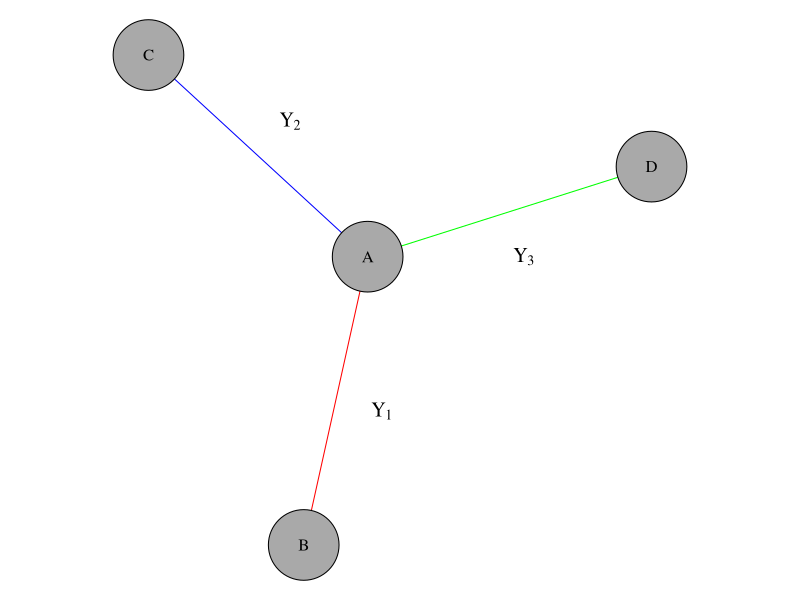
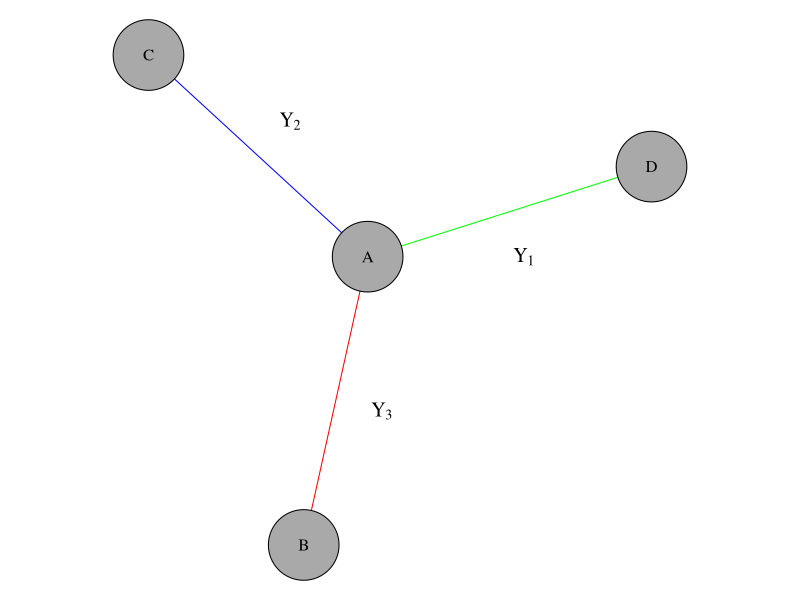

Generate these figures, in order, with R:
library(igraph)
set.seed(123)

# Use the same edge list as in the node exchangeability example
edges <- data.frame(
  from = c("A", "A", "A"),
  to   = c("B", "C", "D")
)

# Create original graph
g1 <- graph_from_data_frame(edges, directed = FALSE)

# Define edge colors and permutation
edge_colors <- c("red", "blue", "green")
edge_labels <- expression(Y[1], Y[2], Y[3])
edge_labels_perm <- expression(Y[3], Y[2], Y[1])


# Use same layout for both graphs
layout <- layout_with_fr(g1)
rownames(layout) <- V(g1)$name

# Compute edge label positions
compute_edge_label_positions <- function(graph, layout, d = 0.2) {
  ELx <- numeric(ecount(graph))
  ELy <- numeric(ecount(graph))

  for (i in 1:ecount(graph)) {
    ends_idx <- ends(graph, i)
    x1 <- layout[ends_idx[1], 1]
    y1 <- layout[ends_idx[1], 2]
    x2 <- layout[ends_idx[2], 1]
    y2 <- layout[ends_idx[2], 2]

    # Midpoint
    mx <- (x1 + x2) / 2
    my <- (y1 + y2) / 2

    # Compute perpendicular shift
    dx <- x2 - x1
    dy <- y2 - y1

    if (abs(dy) < 1e-3) {
      shift_x <- 0
      shift_y <- d
    } else {
      S <- -dx / dy
      shift_x <- d / sqrt(1 + S^2)
      shift_y <- S * shift_x
    }

    ELx[i] <- mx + shift_x
    ELy[i] <- my + shift_y
  }

  return(list(x = ELx, y = ELy))
}

pos_g1 <- compute_edge_label_positions(g1, layout)

# Expand plot limits
expand_limits <- function(layout, ELx, ELy, margin = 0.1) {
  x_min <- min(c(layout[, 1], ELx))
  x_max <- max(c(layout[, 1], ELx))
  y_min <- min(c(layout[, 2], ELy))
  y_max <- max(c(layout[, 2], ELy))

  xlim <- c(x_min - margin, x_max + margin)
  ylim <- c(y_min - margin, y_max + margin)

  return(list(xlim = xlim, ylim = ylim))
}

lims_g1 <- expand_limits(layout, pos_g1$x, pos_g1$y)

# Define small margins
small_margins <- c(0.5, 0, 0.5, 0)

# Plot original edge-labeled graph
pdf("examples/edge_exch_g1_dark.pdf", width = 4, height = 2.5)
par(mar = small_margins)
plot(g1,
  layout = layout,
  vertex.label = V(g1)$name,
  vertex.label.color = "black",
  vertex.color = "darkgrey",
  vertex.size = 30,
  edge.label = edge_labels,
  edge.label.cex = 1.2,
  edge.color = edge_colors,
  edge.label.color = "black",
  rescale = FALSE,
  xlim = lims_g1$xlim,
  ylim = lims_g1$ylim,
  edge.label.x = pos_g1$x,
  edge.label.y = pos_g1$y,
  main = NA
)
dev.off()

# Plot permuted edge-labeled graph
pdf("examples/edge_exch_g2_dark.pdf", width = 4, height = 2.5)
par(mar = small_margins)
plot(g1,
  layout = layout,
  vertex.label = V(g1)$name,
  vertex.label.color = "black",
  vertex.color = "darkgrey",
  vertex.size = 30,
  edge.label = edge_labels_perm,
  edge.label.cex = 1.2,
  edge.color = edge_colors,
  edge.label.color = "black",
  rescale = FALSE,
  xlim = lims_g1$xlim,
  ylim = lims_g1$ylim,
  edge.label.x = pos_g1$x,
  edge.label.y = pos_g1$y,
  main = NA
)
dev.off()
